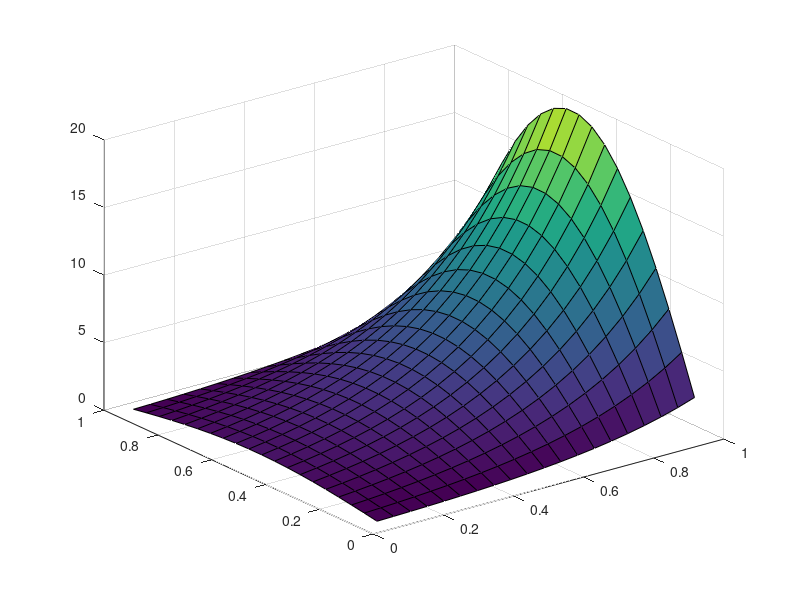

Write the MATLAB code that produced this figure. (Note: this script raises an error after producing the figure.)
close all;

a = 0; 
b = 1; 
m = 20;
h = (b-a)/(m+1);
x = linspace(a,b,m+2);   % grid points x including boundaries
y = linspace(a,b,m+2);   % grid points y including boundaries


[X,Y] = meshgrid(x,y);      % 2d arrays of x,y values
X = X';                     % transpose so that X(i,j),Y(i,j) are
Y = Y';                     % coordinates of (i,j) point

Iint = 2:m+1;              % indices of interior points in x
Jint = 2:m+1;              % indices of interior points in y
Xint = X(Iint,Jint);       % interior points
Yint = Y(Iint,Jint);


u0 = @(x,y) exp(pi*x).*sin(pi*y)+0.5*(x.*y).^2;
U0 = u0(Xint,Yint);
f0 = @(x,y) x.^2+y.^2;

figure(1)
surf(Xint,Yint,U0);

figure(2)
U0calc = reshape( poisson9(m)\form_rhs(m,f0,u0), m, m );
surf(Xint,Yint,U0calc');